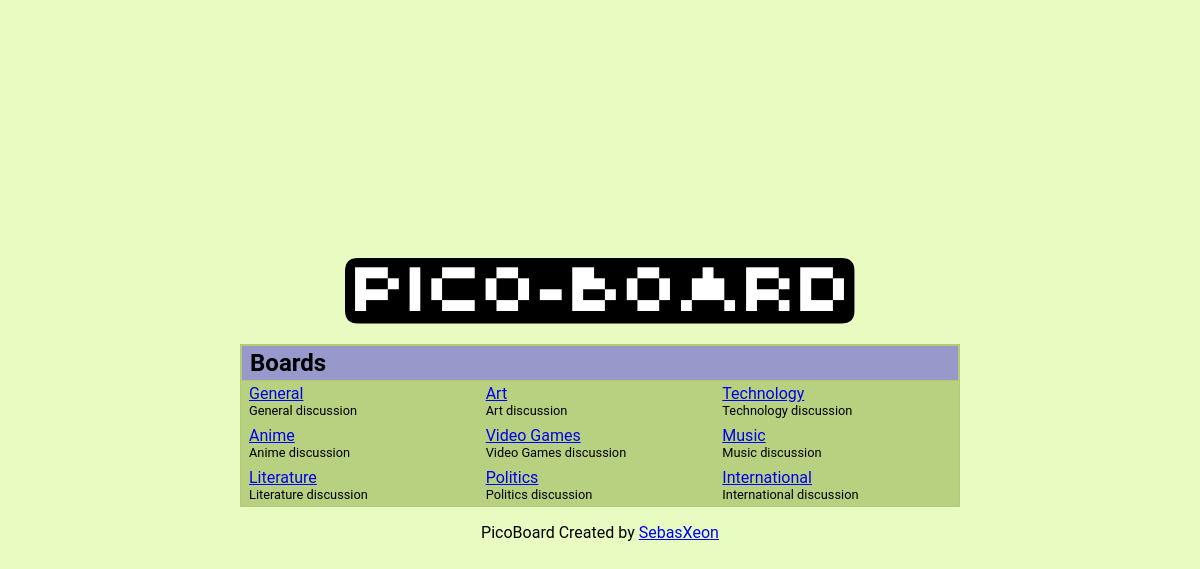
The page / on the database its author committed.
### tables this page shows
CREATE TABLE Boards (
    id INTEGER PRIMARY KEY AUTOINCREMENT,
    title TEXT NOT NULL,
    description TEXT NOT NULL,
    url TEXT NOT NULL,
    created_at DATETIME NOT NULL,
    updated_at DATETIME NOT NULL
);

### app/controllers/HomeController.php (called while the page is built)
<?php
include_once('./app/models/BoardModel.php');
class HomeController {
    public function __construct() {
        $page = [];
    }
    public function index() {
        $page['title'] = 'PicoBoard';
        $page['boards'] = Board::getAll();
        require_once('./app/views/home.php');
    }
}

### app/core/router.php (called while the page is built, shortened)
<?php
include_once('./app/controllers/HomeController.php');
$request_uri = $_SERVER['REQUEST_URI'];
$uri = parse_url($request_uri, PHP_URL_PATH);
$uri = rtrim($uri, '/');
$routes = [
    '' => 'HomeController@index'
];
if (array_key_exists($uri, $routes)) {
    list($controllerName, $methodName) = explode('@', $routes[$uri]);
    $controller = new $controllerName();
    $controller->$methodName();
} else {
    http_response_code(404);
    $controller = new ExceptionController();
    $controller->pageNotFound();
}

### public/index.php (called while the page is built, shortened)
<?php
require_once('app/core/database.php');
require_once('app/core/router.php');

### app/core/database.php (called while the page is built, shortened)
<?php
class Database {
    private $db;
    private $stmt;
    public function __construct() {
        try {
            $this->db = new PDO("sqlite:pico.sqlite");
            $this->db->setAttribute(PDO::ATTR_ERRMODE, PDO::ERRMODE_EXCEPTION);
        } catch (PDOException $e) {
            die("Connection failed: " . $e->getMessage());
        }
    }
    public function query($sql) {
        $this->stmt = $this->db->prepare($sql);
    }
    public function execute() {
        return $this->stmt->execute();
    }
    public function fetchAll() {
        $this->execute();
        return $this->stmt->fetchAll(PDO::FETCH_ASSOC);
    }
    public function closeConnection() {
        $this->db = null;
    }
}

### app/models/BoardModel.php (called while the page is built, shortened)
<?php
class Board {
    public function __construct($id, $title, $description, $url, $created_at, $updated_at) {
        $this->title = $title;
        $this->description = $description;
        $this->url = $url;
    }
    public static function getAll() {
        $DB = new Database();
        $DB->query('SELECT * FROM Boards');
        $boards = $DB->fetchAll();
        $list = [];
        foreach ($boards as $board) {
            $list[] = new Board($board['id'], $board['title'], $board['description'], $board['url'], $board['created_at'], $board['updated_at']);
        }
        return $list;
    }
}

### app/core/layout.php (called while the page is built, shortened)
<?php
    function render($layout, $page)
    {
        $content = ob_get_contents();
        require_once($layout);
    }

### app/views/home.php (the view)
<?php
    $layout = 'app/views/layouts/MainLayout.php';
    require_once('app/core/layout.php');
    $boards = $page['boards'];
?>
<div class="h-container">
    <div class="h-banner">
        <img src="/images/logo.png" alt="PICO-BOARD" class="h-logo" />
    </div>
    <div class="h-content">
        <div class="h-section">
            <div class="h-section-header">
                <h2>Boards</h2>
            </div>
            <div class="h-section-content">
                <?php foreach ($boards as $board) { ?>
                    <div class="h-section-item">
                        <a href="/<?php echo $board->url; ?>/" class="h-section-i-link"><?php echo $board->title; ?></a>
                        <span class="h-section-i-desc"> <?php echo $board->description; ?> </span>
                    </div>
                <?php } ?>
            </div>
        </div>
    </div>
    <div class="h-footer">
        <div class="h-footer-content">
            <span class="h-footer-item">PicoBoard</span>
            <span class="h-footer-item">Created by <a href="https://github.com/SebasXeon" target="_blank">SebasXeon</a></span>
    </div>
</div>

### app/views/layouts/MainLayout.php (shortened to what this page needs)
<!DOCTYPE html>
<html lang="en">
<head>
    <link rel="stylesheet" href="/css/styles.css">
</head>
<body>
    <main>
        <?= $content ?>
    </main>
</body>
</html>

### public/css/styles.css (style rules this page uses)
* { margin: 0; padding: 0; box-sizing: border-box; }
body { font-family: var(--main-font-family); background-color: var(--main-bg-color); }
main { width: 100%; min-height: 100vh; display: flex; justify-content: center; align-items: center; flex-direction: column; }
.h-container { width : 100%; max-width: 720px; display: flex; justify-content: center; align-items: center; flex-direction: column; gap: 1rem; }
.h-container .h-logo { width: 512px; }
.h-content { width: 100%; background: var(--main-box-bg-color); border: 1px solid var(--main-border-color); }
.h-section-header { padding: .2rem .5rem; background: var(--main-post-header-color); border: 1px solid var(--main-border-color); }
.h-section-content { padding: .2rem .5rem; display: grid; grid-template-columns: repeat(3, 1fr); gap: .5rem; }
.h-section-item { display: flex; flex-direction: column; }
.h-section-i-desc { font-size: .8rem; }

### public/css/themes/pico.css (style rules this page uses)
:root { --main-bg-color: #e8fcc2; --main-text-color: #120309; --sub-text-color: #ffffff; --main-border-color: #b1cc74; --main-box-bg-color: #b8d181; --main-post-header-color: #9799ca; --main-font-family: 'Roboto', sans-serif; }

### rows shown on the page
boards: title "General", description "General discussion"
boards: title "Art", description "Art discussion"
boards: title "Technology", description "Technology discussion"
boards: title "Anime", description "Anime discussion"
boards: title "Video Games", description "Video Games discussion"
boards: title "Music", description "Music discussion"
boards: title "Literature", description "Literature discussion"
boards: title "Politics", description "Politics discussion"
boards: title "International", description "International discussion"
